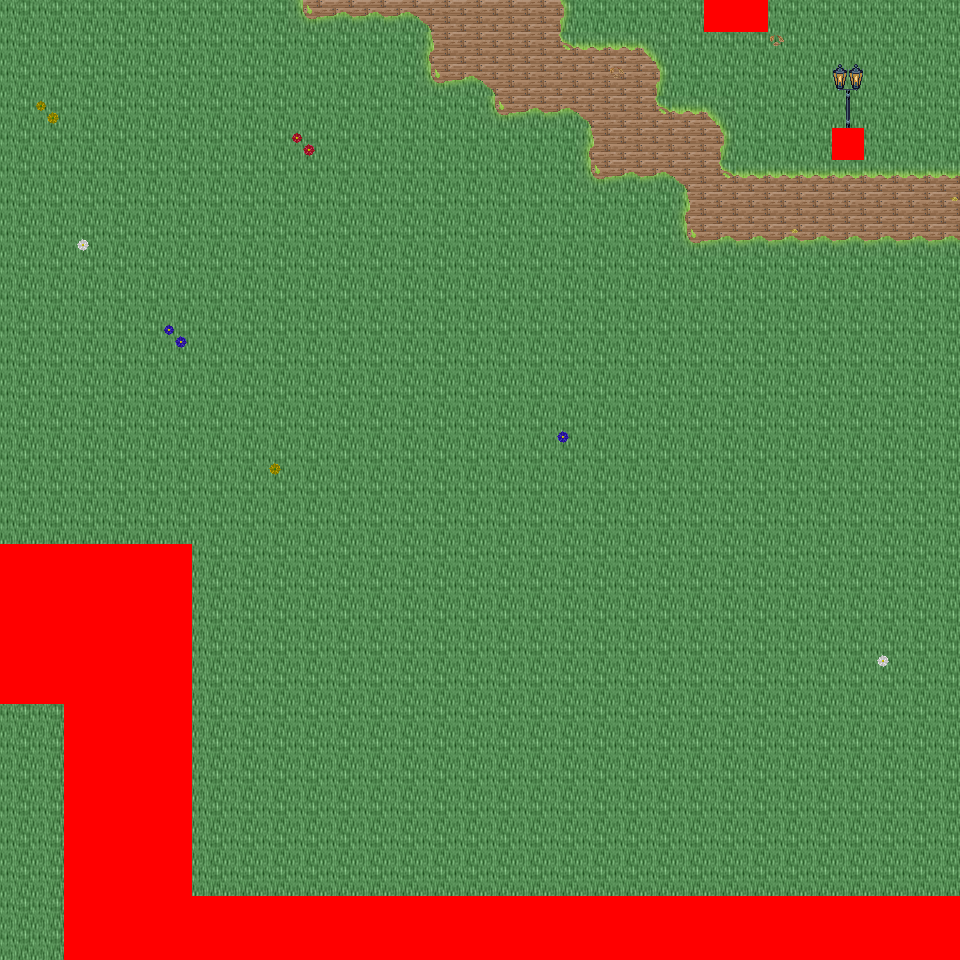

A level layout from a 2D game, rendered from its tile map. Below: a short description, then the map file with tile-grid data replaced by summaries:
An orthogonal 30x30 tile map with 32x32 px tiles, 6 tile layers (Ground, Object, Object2, Above, ...), 45 tilesets and 6 objects (6x mapExit).

<map version="1.0" orientation="orthogonal" renderorder="right-down" width="30" height="30" tilewidth="32" tileheight="32" nextobjectid="7">
  <tileset firstgid="1" name="tileset_logic_collision" tilewidth="32" tileheight="32" tilecount="1" columns="1">
    <image source="../drawable/tileset_logic_collision.png" width="32" height="32" />
  </tileset>
  <tileset firstgid="2" name="tileset_ground_ground" tilewidth="32" tileheight="32" tilecount="33" columns="3">
    <image source="../drawable/tileset_ground_ground.png" width="96" height="352" />
  </tileset>
  <tileset firstgid="35" name="tileset_building_castle" tilewidth="32" tileheight="32" tilecount="320" columns="20">
    <image source="../drawable/tileset_building_castle.png" width="640" height="512" />
  </tileset>
  <tileset firstgid="355" name="tileset_item_weapon_cannon" tilewidth="32" tileheight="32" tilecount="12" columns="3">
    <image source="../drawable/tileset_item_weapon_cannon.png" width="96" height="128" />
  </tileset>
  <tileset firstgid="367" name="tileset_item_pot_barrels_1" tilewidth="32" tileheight="32" tilecount="8" columns="4">
    <image source="../drawable/tileset_item_pot_barrels_1.png" width="128" height="64" />
  </tileset>
  <tileset firstgid="375" name="tileset_ground_grass_edges" tilewidth="32" tileheight="32" tilecount="36" columns="12">
    <image source="../drawable/tileset_ground_grass_edges.png" width="384" height="96" />
  </tileset>
  <tileset firstgid="411" name="tileset_ground_grass_corners" tilewidth="32" tileheight="32" tilecount="24" columns="6">
    <image source="../drawable/tileset_ground_grass_corners.png" width="192" height="128" />
  </tileset>
  <tileset firstgid="435" name="tileset_plant_vine" tilewidth="32" tileheight="32" tilecount="3" columns="1">
    <image source="../drawable/tileset_plant_vine.png" width="32" height="96" />
  </tileset>
  <tileset firstgid="438" name="tileset_ground_water_pool" tilewidth="32" tileheight="32" tilecount="72" columns="3">
    <image source="../drawable/tileset_ground_water_pool.png" width="96" height="768" />
  </tileset>
  <tileset firstgid="510" name="tileset_ground_earth_edges" tilewidth="32" tileheight="32" tilecount="18" columns="6">
    <image source="../drawable/tileset_ground_earth_edges.png" width="192" height="96" />
  </tileset>
  <tileset firstgid="528" name="tileset_building_decoration_chimney" tilewidth="32" tileheight="32" tilecount="2" columns="1">
    <image source="../drawable/tileset_building_decoration_chimney.png" width="32" height="64" />
  </tileset>
  <tileset firstgid="530" name="tileset_building_decoration_chimney_big" tilewidth="32" tileheight="32" tilecount="2" columns="1">
    <image source="../drawable/tileset_building_decoration_chimney_big.png" width="32" height="64" />
  </tileset>
  <tileset firstgid="532" name="tileset_plant_tree_fall_trees" tilewidth="32" tileheight="32" tilecount="40" columns="8">
    <image source="../drawable/tileset_plant_tree_fall_trees.png" width="256" height="160" />
  </tileset>
  <tileset firstgid="572" name="tileset_plant_tree_chestnut_tree" tilewidth="32" tileheight="32" tilecount="20" columns="4">
    <image source="../drawable/tileset_plant_tree_chestnut_tree.png" width="128" height="160" />
  </tileset>
  <tileset firstgid="592" name="tileset_plant_bush_hedge" tilewidth="32" tileheight="32" tilecount="35" columns="5">
    <image source="../drawable/tileset_plant_bush_hedge.png" width="160" height="224" />
  </tileset>
  <tileset firstgid="627" name="tileset_item_statue_gazingball_statue" tilewidth="32" tileheight="32" tilecount="12" columns="3">
    <image source="../drawable/tileset_item_statue_gazingball_statue.png" width="96" height="128" />
  </tileset>
  <tileset firstgid="639" name="tileset_plant_flower_red_blue_clusters" tilewidth="32" tileheight="32" tilecount="4" columns="1">
    <image source="../drawable/tileset_plant_flower_red_blue_clusters.png" width="32" height="128" />
  </tileset>
  <tileset firstgid="643" name="tileset_ground_cobbled_paving" tilewidth="32" tileheight="32" tilecount="1" columns="1">
    <image source="../drawable/tileset_ground_cobbled_paving.png" width="32" height="32" />
  </tileset>
  <tileset firstgid="644" name="tileset_furniture_light_lamp_blue" tilewidth="32" tileheight="32" tilecount="3" columns="1">
    <image source="../drawable/tileset_furniture_light_lamp_blue.png" width="32" height="96" />
  </tileset>
  <tileset firstgid="647" name="tileset_light_dim_light_7x5" tilewidth="32" tileheight="32" tilecount="35" columns="7">
    <image source="../drawable/tileset_light_dim_light_7x5.png" width="224" height="160" />
  </tileset>
  <tileset firstgid="682" name="tileset_light_light_5x5" tilewidth="32" tileheight="32" tilecount="25" columns="5">
    <image source="../drawable/tileset_light_light_5x5.png" width="160" height="160" />
  </tileset>
  <tileset firstgid="707" name="tileset_plant_leaves" tilewidth="32" tileheight="32" tilecount="8" columns="4">
    <image source="../drawable/tileset_plant_leaves.png" width="128" height="64" />
  </tileset>
  <tileset firstgid="715" name="tileset_plant_flower_flowers_mixed" tilewidth="32" tileheight="32" tilecount="16" columns="4">
    <image source="../drawable/tileset_plant_flower_flowers_mixed.png" width="128" height="128" />
  </tileset>
  <tileset firstgid="731" name="tileset_plant_bush_large_green" tilewidth="32" tileheight="32" tilecount="9" columns="3">
    <image source="../drawable/tileset_plant_bush_large_green.png" width="96" height="96" />
  </tileset>
  <tileset firstgid="740" name="tileset_plant_bush_hosta" tilewidth="32" tileheight="32" tilecount="9" columns="3">
    <image source="../drawable/tileset_plant_bush_hosta.png" width="96" height="96" />
  </tileset>
  <tileset firstgid="749" name="tileset_item_statue_fairypool" tilewidth="32" tileheight="32" tilecount="16" columns="2">
    <image source="../drawable/tileset_item_statue_fairypool.png" width="64" height="256" />
  </tileset>
  <tileset firstgid="765" name="tileset_item_statue_grey_stone" tilewidth="32" tileheight="32" tilecount="4" columns="2">
    <image source="../drawable/tileset_item_statue_grey_stone.png" width="64" height="64" />
  </tileset>
  <tileset firstgid="769" name="tileset_item_statue_plants_potted_stone" tilewidth="32" tileheight="32" tilecount="6" columns="3">
    <image source="../drawable/tileset_item_statue_plants_potted_stone.png" width="96" height="64" />
  </tileset>
  <tileset firstgid="775" name="tileset_plant_flower_daisy_blue" tilewidth="32" tileheight="32" tilecount="8" columns="2">
    <image source="../drawable/tileset_plant_flower_daisy_blue.png" width="64" height="128" />
  </tileset>
  <tileset firstgid="783" name="tileset_plant_flower_daisy_red" tilewidth="32" tileheight="32" tilecount="8" columns="2">
    <image source="../drawable/tileset_plant_flower_daisy_red.png" width="64" height="128" />
  </tileset>
  <tileset firstgid="791" name="tileset_plant_flower_daisy_white" tilewidth="32" tileheight="32" tilecount="8" columns="2">
    <image source="../drawable/tileset_plant_flower_daisy_white.png" width="64" height="128" />
  </tileset>
  <tileset firstgid="799" name="tileset_plant_flower_daisy_yellow" tilewidth="32" tileheight="32" tilecount="8" columns="2">
    <image source="../drawable/tileset_plant_flower_daisy_yellow.png" width="64" height="128" />
  </tileset>
  <tileset firstgid="807" name="tileset_furniture_chair_bench_white" tilewidth="32" tileheight="32" tilecount="8" columns="2">
    <image source="../drawable/tileset_furniture_chair_bench_white.png" width="64" height="128" />
  </tileset>
  <tileset firstgid="815" name="tileset_plant_bush_bricked_bushes" tilewidth="32" tileheight="32" tilecount="6" columns="2">
    <image source="../drawable/tileset_plant_bush_bricked_bushes.png" width="64" height="96" />
  </tileset>
  <tileset firstgid="821" name="tileset_plant_stump_small_stump" tilewidth="32" tileheight="32" tilecount="4" columns="2">
    <image source="../drawable/tileset_plant_stump_small_stump.png" width="64" height="64" />
  </tileset>
  <tileset firstgid="825" name="tileset_item_firewood" tilewidth="32" tileheight="32" tilecount="12" columns="3">
    <image source="../drawable/tileset_item_firewood.png" width="96" height="128" />
  </tileset>
  <tileset firstgid="837" name="tileset_item_campfires" tilewidth="32" tileheight="32" tilecount="2" columns="2">
    <image source="../drawable/tileset_item_campfires.png" width="64" height="32" />
  </tileset>
  <tileset firstgid="839" name="tileset_building_wall_int_sandstone" tilewidth="32" tileheight="32" tilecount="15" columns="3">
    <image source="../drawable/tileset_building_wall_int_sandstone.png" width="96" height="160" />
  </tileset>
  <tileset firstgid="854" name="tileset_logic_creature_rodent" tilewidth="32" tileheight="32" tilecount="8" columns="8">
    <image source="../drawable/tileset_logic_creature_rodent.png" width="256" height="32" />
  </tileset>
  <tileset firstgid="862" name="tileset_ground_ground_3" tilewidth="32" tileheight="32" tilecount="5" columns="5">
    <image source="../drawable/tileset_ground_ground_3.png" width="160" height="32" />
  </tileset>
  <tileset firstgid="867" name="tileset_building_cottage" tilewidth="32" tileheight="32" tilecount="256" columns="16">
    <image source="../drawable/tileset_building_cottage.png" width="512" height="512" />
  </tileset>
  <tileset firstgid="1123" name="tileset_building_roof_thatched_roof" tilewidth="32" tileheight="32" tilecount="256" columns="16">
    <image source="../drawable/tileset_building_roof_thatched_roof.png" width="512" height="512" />
  </tileset>
  <tileset firstgid="1379" name="tileset_building_door_doors" tilewidth="32" tileheight="32" tilecount="256" columns="16">
    <image source="../drawable/tileset_building_door_doors.png" width="512" height="512" />
  </tileset>
  <tileset firstgid="1635" name="tileset_building_window_windows" tilewidth="32" tileheight="32" tilecount="256" columns="16">
    <image source="../drawable/tileset_building_window_windows.png" width="512" height="512" />
  </tileset>
  <tileset firstgid="1891" name="tileset_logic_portal" tilewidth="32" tileheight="32" tilecount="24" columns="8">
    <image source="../drawable/tileset_logic_portal.png" width="256" height="96" />
  </tileset>
  <layer name="Ground" width="30" height="30">
    <data>[900 cells, 900 non-empty, 8 distinct tile ids]</data>
  </layer>
  <layer name="Object" width="30" height="30">
    <data>[900 cells, 100 non-empty, 23 distinct tile ids]</data>
  </layer>
  <layer name="Object2" width="30" height="30">
    <data>[900 cells, 14 non-empty, 11 distinct tile ids]</data>
  </layer>
  <layer name="Above" width="30" height="30">
    <data>[900 cells, 2 non-empty, 2 distinct tile ids]</data>
  </layer>
  <layer name="Above2" width="30" height="30">
    <data>[900 cells, 0 non-empty, 0 distinct tile ids]</data>
  </layer>
  <layer name="Walkable" width="30" height="30">
    <data>[900 cells, 113 non-empty, 1 distinct tile ids]</data>
  </layer>
  <objectgroup name="MapEvents">
    <object id="1" name="north" type="mapExit" x="0" y="0" width="704" height="32">
      <properties>
        <property name="map" value="level_0_x18_y60" />
        <property name="x" value="0" />
        <property name="y" value="28" />
      </properties>
    </object>
    <object id="2" name="north2" type="mapExit" x="768" y="0" width="192" height="32">
      <properties>
        <property name="map" value="level_0_x18_y60" />
        <property name="x" value="24" />
        <property name="y" value="28" />
      </properties>
    </object>
    <object id="3" name="south" type="mapExit" x="0" y="928" width="64" height="32">
      <properties>
        <property name="map" value="level_0_x18_y62" />
        <property name="x" value="0" />
        <property name="y" value="1" />
      </properties>
    </object>
    <object id="4" name="west" type="mapExit" x="0" y="0" width="32" height="544">
      <properties>
        <property name="map" value="level_0_x17_y61" />
        <property name="x" value="28" />
        <property name="y" value="0" />
      </properties>
    </object>
    <object id="5" name="west2" type="mapExit" x="0" y="704" width="32" height="256">
      <properties>
        <property name="map" value="level_0_x17_y61" />
        <property name="x" value="28" />
        <property name="y" value="22" />
      </properties>
    </object>
    <object id="6" name="east" type="mapExit" x="928" y="0" width="32" height="896">
      <properties>
        <property name="map" value="level_0_x19_y61" />
        <property name="x" value="1" />
        <property name="y" value="0" />
      </properties>
    </object>
  </objectgroup>
</map>
